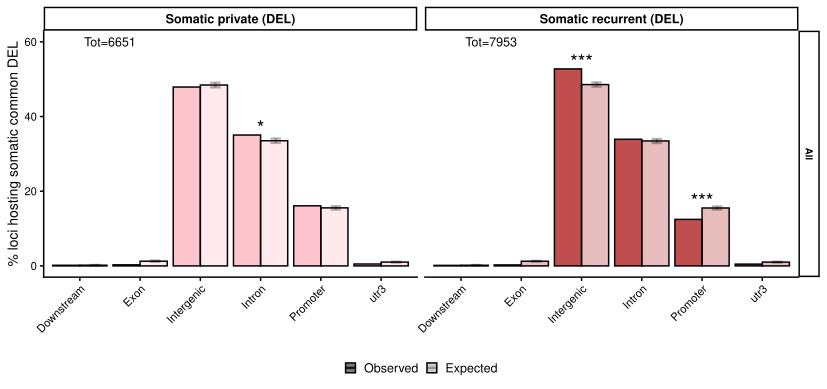

The script that saved this image:
#######################################################################################################################################
### Figure S4 - distribution genomic features - common
#######################################################################################################################################
rm(list = ls())
library(ggplot2)
library(data.table)
library(ggpubr)
library(ggh4x)
library(dplyr)
#######################################################################################################################################
# genomic feature results
genfeat <- fread("../../analyses/04_annotate_genomic_features/final_anno_table_ALL_1000.txt",header=T,sep='\t',data.table = F)
genfeat_SR <- fread("../../analyses/04_annotate_genomic_features/final_anno_table_SimpleRep_1000.txt",header=T,sep='\t',data.table = F)
genfeat_normal <- fread("../../analyses/04_annotate_genomic_features/final_anno_table_normal_1000.txt",header=T,sep='\t',data.table = F)
# Somatic anno
obj <- readRDS("../../analyses/02_get_somatic/somatic.Rds")
# Somatic anno+features
bed <- fread("../../analyses/03_annotate_vcf_somatic/parsed_vcf_anno_somatic.bed.gz",header=T,sep='\t',data.table = F)
# GO results
go_res_SR <- fread("../../analyses/08_GO_common_DELs/GO_res_Simple_rep_Somatic_common_DEL.txt",header=T,sep='\t',data.table = F)
go_res_normal <- fread("../../analyses/08_GO_common_DELs/GO_res_normal_Somatic_common_DEL.txt",header=T,sep='\t',data.table = F)
#######################################################################################################################################

# Select genomic features for common variants
genfeat <- subset(genfeat,somatic.anno!="Somatic_tissue_private")
genfeat$name <- "All"
genfeat_SR <- subset(genfeat_SR,somatic.anno!="Somatic_tissue_private")
genfeat_SR$name <- "Simple\nrepeats"
genfeat_normal <- subset(genfeat_normal,somatic.anno!="Somatic_tissue_private")
genfeat_normal$name <- "Non simple\nrepeats"

# Bind
final <- rbind(genfeat,genfeat_SR,genfeat_normal)
final$sd_perc <- final$sd / final$Tot *100

# Get only DELs
final <- subset(final,SVTYPE=="DEL")

# Format for plot
obs <- final[,c("annotation","zscore","Obs_perc","fdr","somatic.anno","name")]
names(obs)[3] <- c("Perc")
obs$sd_perc <- NA
obs$Type <- "Observed"
exp <- final[,c("annotation","zscore","Exp_perc","fdr","somatic.anno","name","sd_perc")]
names(exp)[3] <- c("Perc")
exp$Type <- "Expected"
combined <- rbind(obs,exp)

# Modify name
combined$annotation <- ifelse(combined$annotation=="Distal Intergenic","Intergenic",combined$annotation)

# factor
combined$Type <- factor(combined$Type,levels = unique(combined$Type))

# assign fdr to the highest bar
combined$fdr <- ifelse(combined$zscore>0 & combined$Type=="Expected",NA,combined$fdr)
combined$fdr <- ifelse(combined$zscore<0 & combined$Type=="Observed",NA,combined$fdr)

# Get pval ***
combined$sign <- ifelse(combined$fdr<0.05&combined$fdr>=0.01,"*",
                        ifelse(combined$fdr<0.01&combined$fdr>=0.001,"**",
                               ifelse(combined$fdr<0.001,"***",NA)))
#####################################################################################################################
# Sum SVs for plotting totals
genfeat$name <- "All"
genfeat_SR$name <- "Simple\nrepeats"
genfeat_normal$name <- "Non simple\nrepeats"
tt <- rbind(genfeat,genfeat_normal,genfeat_SR)
tt <- subset(tt,SVTYPE=="DEL")
totals <- aggregate(tt$Obs,by=list(tt$somatic.anno,tt$name),sum)
names(totals) <- c("somatic.anno","name","Tot")
#####################################################################################################################

# rename
combined$somatic.anno <- ifelse(combined$somatic.anno=="Somatic_common_private","Somatic private (DEL)",
                                ifelse(combined$somatic.anno=="Somatic_common_recurrent","Somatic recurrent (DEL)","ERR"))
totals$somatic.anno <- ifelse(totals$somatic.anno=="Somatic_common_private","Somatic private (DEL)",
                                ifelse(totals$somatic.anno=="Somatic_common_recurrent","Somatic recurrent (DEL)","ERR"))

# not significant in Perc<1%
combined$sign <- ifelse(combined$Perc<2,NA,combined$sign)

p1=ggplot(data=subset(combined,name=="All"),aes(x=annotation,y=Perc,fill=somatic.anno,alpha=Type)) +
  theme_classic() +
  geom_bar(stat='identity',position = position_dodge(),color='black') +
  # error bars
  geom_errorbar(aes(ymin=Perc-sd_perc, ymax=Perc+sd_perc),
                width=0.35,position = position_dodge(1),linewidth=.8) +
  # facet
  facet_nested(name~somatic.anno) +
  theme(strip.text.x = element_text(size = 9, colour = "black", angle = 0, face= 'bold')) +
  theme(strip.text.y = element_text(size = 7, colour = "black", face= 'bold')) +
  scale_alpha_manual(values = c("Observed"=.8,"Expected"=.3)) +
  # scale colors
  scale_fill_manual(values = c("Somatic private (DEL)"="lightpink","Somatic recurrent (DEL)"="firebrick")) +
  # x axis
  xlab("none") +
  #theme(axis.text.x=element_text(size = 8,angle = 90, hjust = 1,vjust = .5)) +
  theme(axis.text.x=element_text(size = 8,angle = 45, hjust = 1,vjust = 1)) +
  theme(axis.title.x = element_text(size=0)) +
  # y axis
  ylab("% loci hosting somatic common DEL") +
  theme(axis.text.y=element_text(size = 8)) +
  theme(axis.title.y = element_text(size=10)) +
  # legend pos and title
  theme(legend.position = "bottom") +
  theme(legend.title = element_blank()) +
  # legend spacing
  theme(legend.key.size = unit(0.3, "cm")) +
  theme(legend.spacing.x = unit(.1, 'cm'),legend.spacing.y = unit(.1, 'cm')) +
  guides(fill = "none") + 
  # add stat
  geom_text(aes(label=sign,y=Perc+2),size=5,alpha=1) +
  # add label
  geom_text(data=subset(totals,name=="All"),aes(x=1.5,y=60,label=paste0("Tot=",Tot)),alpha=1,size=3) +
  coord_cartesian(ylim = c(0,60))
#######################################################################################################################################
#######################################################################################################################################


### Panel B - divided in overlappingg or not overlapping simpe rep
p2=ggplot(data=subset(combined,name!="All"),aes(x=annotation,y=Perc,fill=somatic.anno,alpha=Type)) +
  theme_classic() +
  geom_bar(stat='identity',position = position_dodge(),color='black') +
  # error bars
  geom_errorbar(aes(ymin=Perc-sd_perc, ymax=Perc+sd_perc),
                width=0.35,position = position_dodge(1),linewidth=.8) +
  # facet
  facet_nested(name~somatic.anno) +
  theme(strip.text.x = element_text(size = 9, colour = "black", angle = 0, face= 'bold')) +
  theme(strip.text.y = element_text(size = 7, colour = "black", face= 'bold')) +
  scale_alpha_manual(values = c("Observed"=.8,"Expected"=.3)) +
  # scale colors
  scale_fill_manual(values = c("Somatic private (DEL)"="lightpink","Somatic recurrent (DEL)"="firebrick")) +
  # x axis
  xlab("none") +
  #theme(axis.text.x=element_text(size = 8,angle = 90, hjust = 1,vjust = .5)) +
  theme(axis.text.x=element_text(size = 8,angle = 45, hjust = 1,vjust = 1)) +
  theme(axis.title.x = element_text(size=0)) +
  # y axis
  ylab("% somatic variants (common DEL)") +
  theme(axis.text.y=element_text(size = 8)) +
  theme(axis.title.y = element_text(size=10)) +
  # legend pos and title
  theme(legend.position = "bottom") +
  theme(legend.title = element_blank()) +
  # legend spacing
  theme(legend.key.size = unit(0.3, "cm")) +
  theme(legend.spacing.x = unit(.1, 'cm'),legend.spacing.y = unit(.1, 'cm')) +
  guides(fill = "none") + 
  # add stat
  geom_text(aes(label=sign,y=Perc+3),size=5,alpha=1) +
  # add label
  geom_text(data=subset(totals,name!="All"),aes(x=1.5,y=64,label=paste0("Tot=",Tot)),alpha=1,size=3) +
  coord_cartesian(ylim = c(0,65))

#######################################################################################################################################

#######################################################################################################################################


### Panel B: GO simple rep
# Calc log2 enrichment over universe
go_res_SR$log2Enrich <- log2( (go_res_SR$intersection_size/go_res_SR$query_size) / (go_res_SR$term_size/go_res_SR$effective_domain_size) )


# Select the top10 for each category
sel_top <- go_res_SR[,c("term_name","p.adj","annotation","Type")]
sel_top <- aggregate(sel_top$p.adj,by=list(sel_top$term_name,sel_top$annotation,sel_top$Type),mean)
names(sel_top) <- c("term_name","annotation","Type","p.adj")
top10_rec <- as.data.frame(subset(sel_top,Type=="Somatic_common_recurrent") %>%
                             group_by(annotation) %>% 
                             slice_min(p.adj, n = 15,with_ties=F))
top10_rec$id <- paste0(top10_rec$term_name,":",top10_rec$annotation)
top10_priv <- as.data.frame(subset(sel_top,Type!="Somatic_common_recurrent") %>%
                             group_by(annotation) %>% 
                             slice_min(p.adj, n = 15,with_ties=F))
top10_priv$id <- paste0(top10_priv$term_name,":",top10_priv$annotation)

top10 <- unique(rbind(top10_rec,top10_priv))


# Plot
go_res_SR$id <- paste0(go_res_SR$term_name,":",go_res_SR$annotation)
dt <- subset(go_res_SR,id %in% top10$id)
dt$Type <- ifelse(dt$Type=="Somatic_common_private","Somatic private",
                  ifelse(dt$Type=="Somatic_common_recurrent","Somatic recurrent","ERR"))
pBOH=ggplot(dt,aes(x=term_name,y=-log10(p.adj))) +
  theme_classic() +
  coord_flip() +
  # to increase readibility
  geom_vline(xintercept = 1:nrow(dt),linetype='dashed',linewidth=.1) +
  # line at fdr 0.05
  geom_hline(yintercept = -log10(0.05),color='red',linetype='dashed') +
  geom_point(aes(size=log2Enrich,fill=log10(intersection_size)),shape=21) +
  scale_fill_gradient(low = "blue",high = "red") +
  facet_nested(annotation~Type,scales = "free_y",space = "free_y") +
  theme(strip.text.x = element_text(size = 7.5, colour = "black", angle = 0, face= 'bold')) +
  theme(strip.text.y = element_text(size = 7.5, colour = "black", angle = -90, face= 'bold')) +
  # y axis
  xlab("none") +
  theme(axis.text.y=element_text(size = 9,angle = 0, hjust = 1)) +
  theme(axis.title.y = element_text(size=0)) +
  # x axis
  ylab("FDR (-log10)") +
  theme(axis.text.x=element_text(size = 8,angle = 0, hjust = 1)) +
  theme(axis.title.x = element_text(size=10)) +
  # legend title
  guides(size=guide_legend(title="Enrichment\n(log2)")) +
  guides(fill=guide_colourbar(title="No. of genes\n(log10)")) +
  theme(legend.key.size = unit(0.3, "cm")) +
  theme(legend.spacing.x = unit(.1, 'cm'),legend.spacing.y = unit(.001, 'cm')) + 
  theme(legend.text=element_text(size=8)) +
  theme(legend.title=element_text(size=9)) +
  ggtitle("Simple repeats") + 
  theme(plot.title = element_text(size=12,hjust = 0.5,face = 'bold'))
#######################################################################################################################################


#######################################################################################################################################

ggsave(filename='FigS4.pdf',plot=p1,width=210,height=198/2,units='mm')
